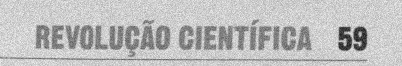
#> input picture Study/Section3/images/img7.png, 402 x 66 px, found by its file name
$ python remocao_de_ruidos.py
#> lines starting #> are read from the running program, lines starting #| are printed output that depends on the picture
import cv2 as cv

img = cv.imread('./Section3/images/img7.png')
#> img is the input picture: shape (66, 402, 3); min 25, max 245, mean 189.7

gray = cv.cvtColor(img, cv.COLOR_BGR2GRAY)

# Desfoque Média - utliza a média dos pixeis da imagem
desfoque_media = cv.blur(gray, (5,5))
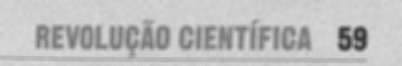
#> desfoque_media: shape (66, 402); min 58, max 219, mean 189.7

# Desfoque Gaussiano - desfoca majoritariamente o centro da imagem
desfoque_gaussiano = cv.GaussianBlur(src=gray, ksize=(5,5), sigmaX=0)

# Desfoque por Mediana - pega o valor da mediana entre os pixeis do recorte da imagem
desfoque_mediana = cv.medianBlur(gray, 5)

# Desfoque por filtro
desfoque_filtro = cv.bilateralFilter(gray, 15, 55, 45)
cv.imshow("Image", gray)
cv.imshow("Desfoque Media", desfoque_media)
cv.imshow("Desfoque Gaussiano", desfoque_gaussiano)
cv.imshow("Desfoque Mediana", desfoque_mediana)
cv.imshow("Desfoque Bilateral", desfoque_filtro)
cv.waitKey(0)

$ run again, with Study/Section3/images/img1.png copied over Study/Section3/images/img7.png
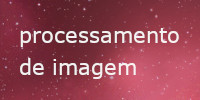
#> input picture Study/Section3/images/img1.png, 200 x 100 px, found by its file name
#> img is the input picture: shape (100, 200, 3); mean B, G, R 84.1, 69.9, 150
#> `desfoque_gaussiano = cv.GaussianBlur(src=gray, ksize=(5,5), sigmaX=0)`:
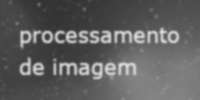
#> desfoque_gaussiano: shape (100, 200); min 51, max 223, mean 95.5
#> `desfoque_filtro = cv.bilateralFilter(gray, 15, 55, 45)`:
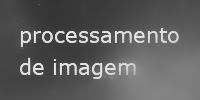
#> desfoque_filtro: shape (100, 200); min 52, max 231, mean 94.6

$ run again, with Study/Section3/images/img2.png copied over Study/Section3/images/img7.png
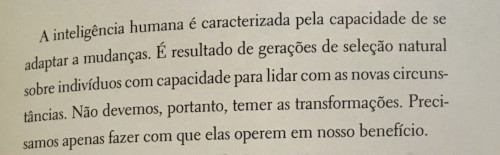
#> input picture Study/Section3/images/img2.png, 500 x 155 px, found by its file name
#> img is the input picture: shape (155, 500, 3); mean B, G, R 162.2, 177.8, 183.6
#> `desfoque_mediana = cv.medianBlur(gray, 5)`:
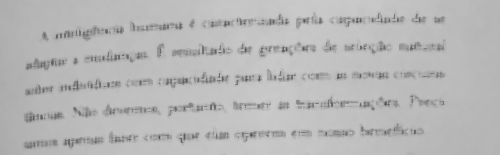
#> desfoque_mediana: shape (155, 500); min 84, max 202, mean 183.3
#> `desfoque_filtro = cv.bilateralFilter(gray, 15, 55, 45)`:
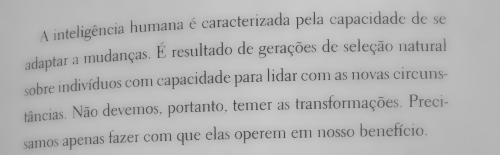
#> desfoque_filtro: shape (155, 500); min 60, max 201, mean 179.6

$ run again, with Study/Section3/images/img3.png copied over Study/Section3/images/img7.png
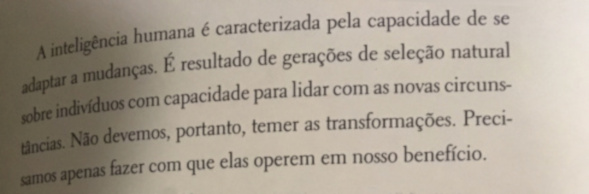
#> input picture Study/Section3/images/img3.png, 589 x 194 px, found by its file name
#> img is the input picture: shape (194, 589, 3); mean B, G, R 147.2, 160.9, 170.4
#> `desfoque_media = cv.blur(gray, (5,5))`:
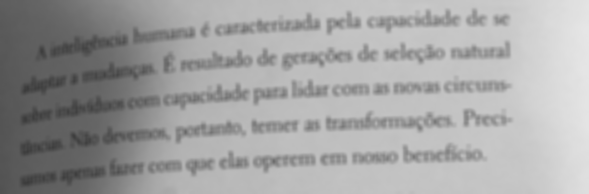
#> desfoque_media: shape (194, 589); min 59, max 230, mean 162.2
